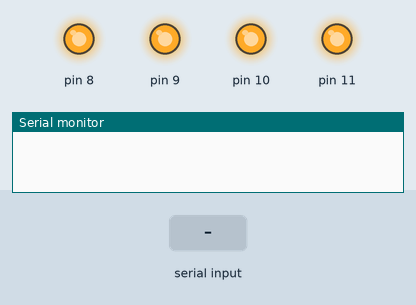
Recording of a sketch running on a simulated Arduino Uno, built with avr-gcc and run on an emulated ATmega328P. Parts: output pins drawn as LEDs (lit = HIGH), the last lines printed to the serial monitor. The inputs (shaded band) are chosen by the test bench.

Above: at 1.2 s.
1.3 s: "Z" received over Serial
At 2.5 s:
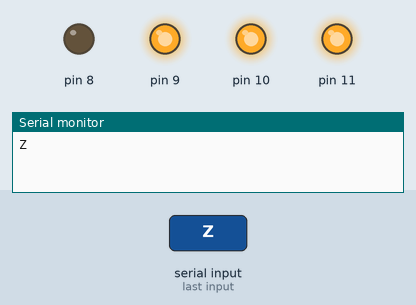
2.8 s: "Y" received over Serial
At 3.7 s:
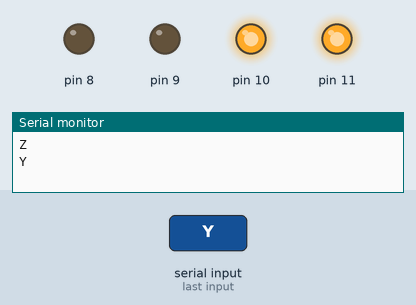
4.3 s: "W" received over Serial
At 4.9 s:
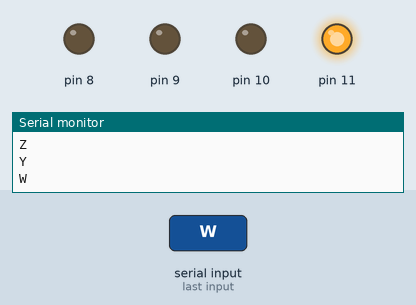
5.8 s: "V" received over Serial
At 7.0 s:
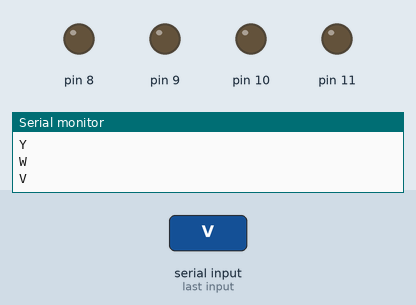
7.3 s: "z" received over Serial
At 8.4 s:
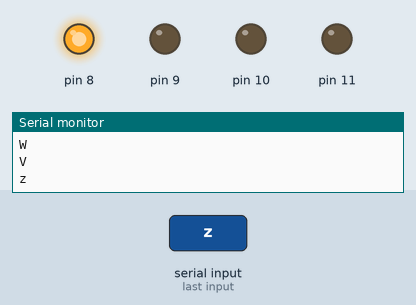
8.8 s: "y" received over Serial
At 9.5 s:
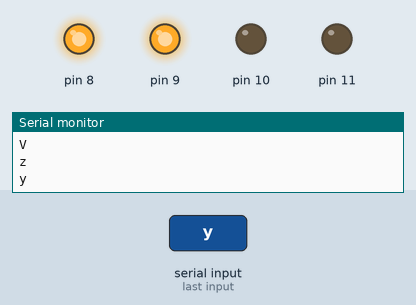
Timing chart, 0 to 11.3 s (numbered marks = the images above; inputs shaded):
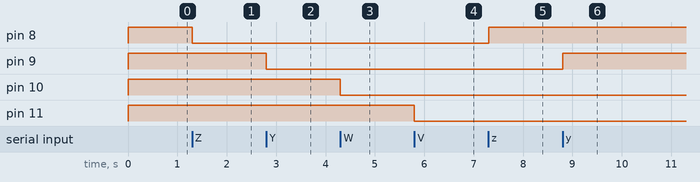

Measured:
- after the input at 1.3 s, pin 8: HIGH → LOW at once
- after the input at 2.8 s, pin 9: HIGH → LOW at once
- after the input at 4.3 s, pin 10: HIGH → LOW at once
- after the input at 5.8 s, pin 11: HIGH → LOW at once
- after the input at 7.3 s, pin 8: LOW → HIGH at once
- after the input at 8.8 s, pin 9: LOW → HIGH at once

The sketch:

relay.ino
```cpp
char a,v,w,y,z,V,W,Z,Y;
void setup() {
  // put your setup code here, to run once:
Serial.begin(9600);
pinMode(8,OUTPUT);
pinMode(9,OUTPUT);
pinMode(10,OUTPUT);
pinMode(11,OUTPUT);
digitalWrite(8,HIGH);
digitalWrite(9,HIGH);
digitalWrite(10,HIGH);
digitalWrite(11,HIGH);
}

void loop() {
  // put your main code here, to run repeatedly:
if(Serial.available() >0)
{
  a=Serial.read();
  Serial.println(a);
  if(a=='Z')
  {
    digitalWrite(8,LOW);

  }
  else if(a=='Y')
  {
    digitalWrite(9,LOW);

  }
  else if(a=='W')
  {
    digitalWrite(10,LOW);

  }
  else if(a=='V')
  {
    digitalWrite(11,LOW);

  }
  else if(a=='z')
  {
    digitalWrite(8,HIGH);

  }
  else if(a=='y')
  {
    digitalWrite(9,HIGH);

  }
  else if(a=='w')
  {
    digitalWrite(10,HIGH);

  }
  else if(a=='v')
  {
    digitalWrite(11,HIGH);

  }

  }

}
```
